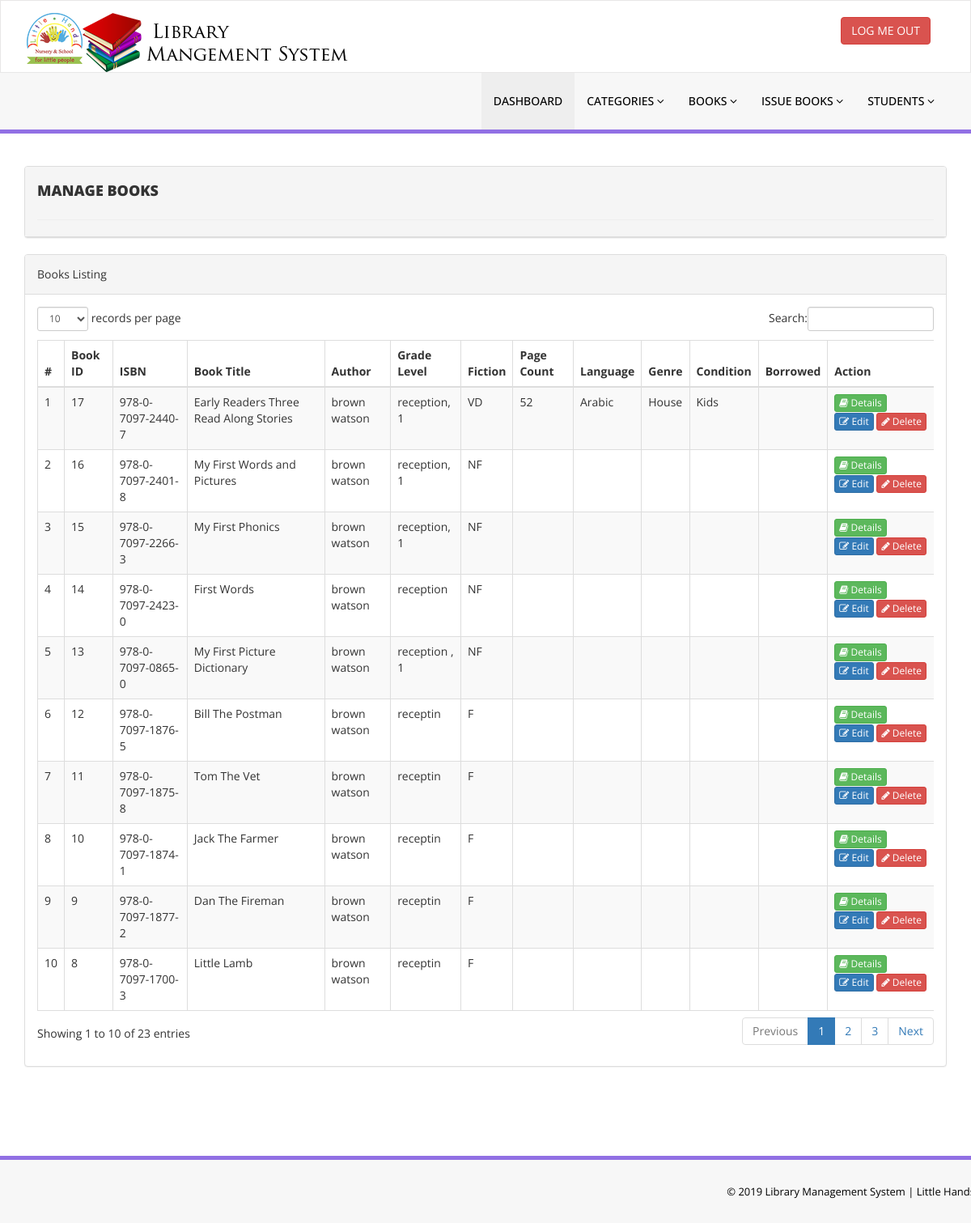
/manage-books.php (signed in), run on the app's committed database.
### tables this page shows
CREATE TABLE IF NOT EXISTS `books` (
  `bookID` int(11) NOT NULL AUTO_INCREMENT,
  `ISBN` varchar(50) NOT NULL,
  `Title` varchar(100) NOT NULL,
  `Author` varchar(150) DEFAULT NULL,
  `Grade_Level` varchar(100) DEFAULT NULL,
  `Fiction_Nonfiction_F_NF` varchar(20) DEFAULT NULL,
  `Page_Count` varchar(10) DEFAULT NULL,
  `Language` varchar(50) DEFAULT NULL,
  `Location` varchar(150) DEFAULT NULL,
  `Genre` varchar(100) DEFAULT NULL,
  `Condi` varchar(50) DEFAULT NULL,
  `borrowed` tinyint(1) DEFAULT NULL,
  PRIMARY KEY (`bookID`),
  UNIQUE KEY `ISBN` (`ISBN`),
  KEY `ISBN_2` (`ISBN`)
);

### manage-books.php (the view, shortened to what this page needs)
<?php
include('includes/connect.php');
if(strlen($_SESSION['admin_sid'])==0)
    {
header('location:../index.php');
}
else{
    ?>
<!DOCTYPE html>
<html xmlns="http://www.w3.org/1999/xhtml">
<head>
    <link href="assets/css/bootstrap.css" rel="stylesheet" />
    <link href="assets/css/font-awesome.css" rel="stylesheet" />
    <link href="assets/js/dataTables/dataTables.bootstrap.css" rel="stylesheet" />
    <link href="assets/css/style.css" rel="stylesheet" />
</head>
<body >
<?php include('includes/header.php');?>
    <div class="content-wrapper">
         <div class="container">
           <div class="panel panel-default">
               <div class="panel-heading">
                <h4 class="header-line">Manage Books</h4>
    </div>
        </div>
            <div class="row">
              <div class="box">
                <div class="col-md-12">
                    <div class="panel panel-default">
                        <div class="panel-heading">
                           Books Listing
                        </div>
                        <div class="panel-body">
                            <div class="table-responsive">
                                <table class="table table-striped table-bordered table-hover" id="dataTables-example">
                                    <thead>
                                        <tr>
                                            <th>#</th>
                                            <th>Book ID</th>
                                            <th>ISBN</th>
                                            <th>Book Title</th>
                                            <th>Author</th>
                                            <th>Grade Level</th>
                                            <th>Fiction</th>
                                            <th>Page Count</th>
                                            <th>Language</th>
                                            <th>Genre</th>
                                            <th>Condition</th>
                                            <th>Borrowed</th>
                                            <th>Action</th>
                                        </tr>
                                    </thead>
                                    <tbody>
<?php $sql = "SELECT * from  books";
$query = $dbh -> prepare($sql);
$query->execute();
$results=$query->fetchAll(PDO::FETCH_OBJ);
$cnt=1;
if($query->rowCount() > 0)
{
foreach($results as $result)
{               ?>
                                        <tr class="clickable-row" style="cursor:pointer;" data-href='book-details.php?bookID=<?php echo htmlentities($result->bookID);?>'>
                                            <td class="center"><?php echo htmlentities($cnt);?></td>
                                            <td class="center"><?php echo htmlentities($result->bookID);?></td>
                                            <td class="center"><?php echo htmlentities($result->ISBN);?></td>
                                            <td class="center"><?php echo htmlentities($result->Title);?></td>
                                            <td class="center"><?php echo htmlentities($result->Author);?></td>
                                            <td class="center"><?php echo htmlentities($result->Grade_Level);?></td>
                                            <td class="center"><?php echo htmlentities($result->Fiction_Nonfiction_F_NF);?></td>
                                            <td class="center"><?php echo htmlentities($result->Page_Count);?></td>
                                            <td class="center"><?php echo htmlentities($result->Language);?></td>
                                            <td class="center"><?php echo htmlentities($result->Location);?></td>
                                            <td class="center"><?php echo htmlentities($result->Genre);?></td>
                                            <td class="center"><?php echo htmlentities($result->Condition);?></td>
                                            <td class="center">
                                            <a href="book-details.php?bookID=<?php echo htmlentities($result->bookID);?>"><button class="btn btn-success btn-xs"><i class="fa fa-book "></i> Details</button>
                                            <a href="edit-book.php?bookID=<?php echo htmlentities($result->bookID);?>"><button class="btn btn-primary btn-xs"><i class="fa fa-edit "></i> Edit</button>
                                          <a href="manage-books.php?del=<?php echo htmlentities($result->bookID);?>" onclick="return confirm('Are you sure you want to delete?');">  <button class="btn btn-danger btn-xs" ><i class="fa fa-pencil"></i> Delete</button>
                                            </td>
                                        </tr>
 <?php $cnt=$cnt+1;}} ?>
                                    </tbody>
                                </table>
                            </div>
                        </div>
                    </div>
                </div>
            </div>
          </div>
    </div>
    </div>
  <?php include('includes/footer.php');?>
</body>
</html>
<?php } ?>

### includes/header.php (shortened to what this page needs)
 <div class="navbar navbar-inverse set-radius-zero" >
       <div class="container">
           <div class="navbar-header">
               <a class="navbar-brand">
                   <img src="assets/img/logo.png" />
               </a>
           </div>
           <div class="right-div">
               <a href="routers/logout.php" class="btn btn-danger pull-right">LOG ME OUT</a>
           </div>
       </div>
   </div>
   <section class="menu-section" >
       <div class="container">
           <div class="row ">
               <div class="col-md-12">
                   <div class="navbar-collapse collapse ">
                       <ul id="menu-top" class="nav navbar-nav navbar-right">
                           <li><a href="dashboard.php" class="menu-top-active">DASHBOARD</a></li>
                           <li>
                               <a href="#" class="dropdown-toggle" id="ddlmenuItem" data-toggle="dropdown"> Categories <i class="fa fa-angle-down"></i></a>
                           </li>
<li>
                               <a href="#" class="dropdown-toggle" id="ddlmenuItem" data-toggle="dropdown"> Books <i class="fa fa-angle-down"></i></a>
                           </li>
                          <li>
                               <a href="#" class="dropdown-toggle" id="ddlmenuItem" data-toggle="dropdown"> Issue Books <i class="fa fa-angle-down"></i></a>
                           </li>
                           <li>
                                <a href="#" class="dropdown-toggle" id="ddlmenuItem" data-toggle="dropdown"> Students <i class="fa fa-angle-down"></i></a>
                            </li>
                       </ul>
                   </div>
               </div>
           </div>
       </div>
   </section>

### includes/footer.php
<section class="footer-section">
     <div class="container">
         <div class="row">
             <div class="col-md-12">
                &copy; 2019 Library Management System |  Little Hands
             </div>
         </div>
     </div>
 </section>

### assets/css/style.css (style rules this page uses)
.set-radius-zero { border-radius:0px; -moz-border-radius:0px; -webkit-border-radius:0px; }
.content-wrapper { margin-top: 40px; min-height:800px; padding-bottom:90px; }
.header-line { font-weight:900; padding-bottom:25px; border-bottom:1px solid #eeeeee; text-transform:uppercase; }
.right-div { float: right; padding: 20px; }
#menu-top a { color:#000; text-decoration:none; font-weight:500; padding: 25px 15px 25px 15px; text-transform:uppercase; }
.menu-section { background-color: #f7f7f7; border-bottom:5px solid #9170E4; width:100% }
.menu-top-active { background-color:#eeeeee; }
.navbar-inverse { background-color: #FFF; border-color: rgba(155, 153, 153, 0.23); }
.navbar { min-height: 90px; margin-bottom: 0px; }
.box { background: #fff; background: rgba(255,255,255,0.9); }
.footer-section { padding:25px 50px 25px 50px; color:#000; font-size:13px; background-color: #f7f7f7; text-align:right; border-top:5px solid #9170E4; }

### data on the page
books: bookID "17", ISBN "978-0-7097-2440-7", Title "Early Readers Three Read Along Stories", Author "brown watson", Grade_Level "reception, 1", Fiction_Nonfiction_F_NF "VD", Page_Count "52", Language "Arabic", Location "House", Genre "Kids"
books: bookID "16", ISBN "978-0-7097-2401-8", Title "My First Words and Pictures", Author "brown watson", Grade_Level "reception, 1", Fiction_Nonfiction_F_NF "NF"
books: bookID "15", ISBN "978-0-7097-2266-3", Title "My First Phonics", Author "brown watson", Grade_Level "reception, 1", Fiction_Nonfiction_F_NF "NF"
books: bookID "14", ISBN "978-0-7097-2423-0", Title "First Words", Author "brown watson", Grade_Level "reception", Fiction_Nonfiction_F_NF "NF"
books: bookID "13", ISBN "978-0-7097-0865-0", Title "My First Picture Dictionary", Author "brown watson", Grade_Level "reception , 1", Fiction_Nonfiction_F_NF "NF"
books: bookID "12", ISBN "978-0-7097-1876-5", Title "Bill The Postman", Author "brown watson", Grade_Level "receptin", Fiction_Nonfiction_F_NF "F"
books: bookID "11", ISBN "978-0-7097-1875-8", Title "Tom The Vet", Author "brown watson", Grade_Level "receptin", Fiction_Nonfiction_F_NF "F"
books: bookID "10", ISBN "978-0-7097-1874-1", Title "Jack The Farmer", Author "brown watson", Grade_Level "receptin", Fiction_Nonfiction_F_NF "F"
books: bookID "9", ISBN "978-0-7097-1877-2", Title "Dan The Fireman", Author "brown watson", Grade_Level "receptin", Fiction_Nonfiction_F_NF "F"
books: bookID "8", ISBN "978-0-7097-1700-3", Title "Little Lamb", Author "brown watson", Grade_Level "receptin", Fiction_Nonfiction_F_NF "F"
